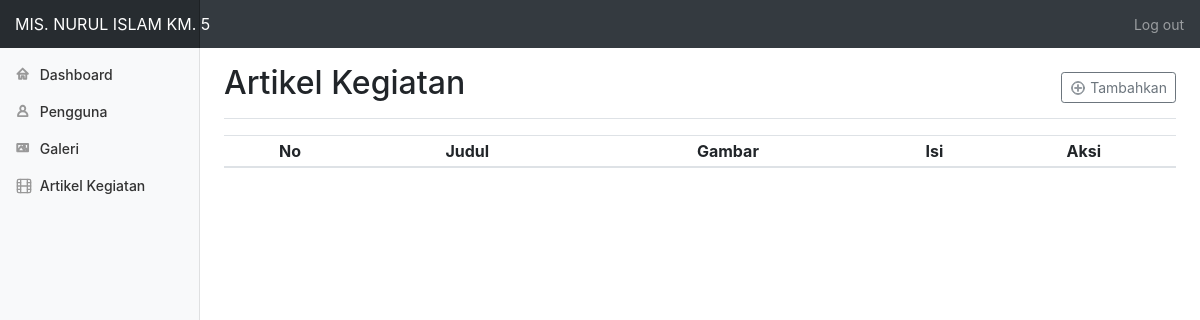
Before: /admin/artikel.php (signed in) with the older database file.
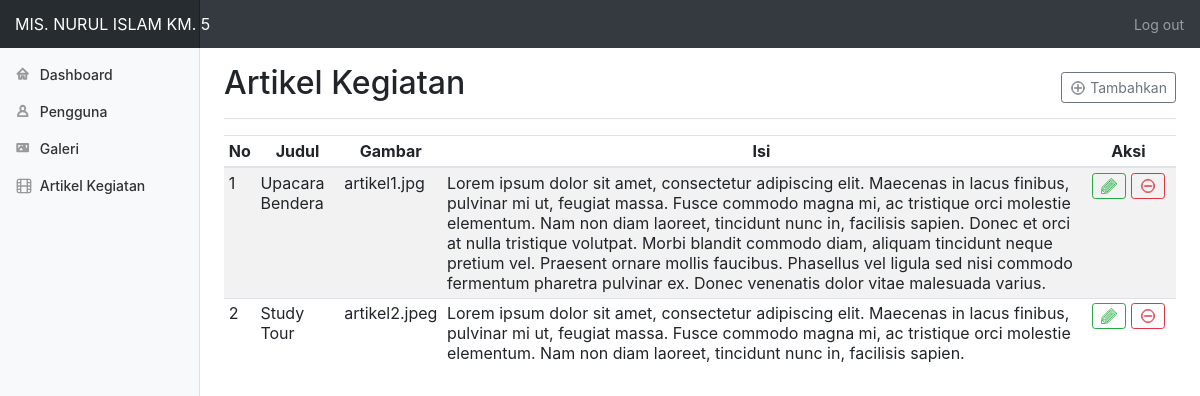
After: the same page with the newer database file.
### tables this page shows
CREATE TABLE `artikel` (
  `id` int(11) NOT NULL,
  `title` varchar(50) NOT NULL,
  `img` varchar(25) NOT NULL,
  `body` text NOT NULL
);

### admin/artikel.php (the view, shortened to what this page needs)
<?php include("header.php") ?>
        <main role="main" class="col-md-9 ml-sm-auto col-lg-10 pt-3 px-4">
          <div class="d-flex justify-content-between flex-wrap flex-md-nowrap align-items-center pb-2 mb-3 border-bottom">
            <h1 class="h2">Artikel Kegiatan</h1>
            <div class="btn-toolbar mb-2 mb-md-0">
              <a class="btn btn-sm btn-outline-secondary" href="artikel-add.php">
                Tambahkan
                </a>
            </div>
          </div>
          <?php
            $query = mysqli_query($conn, "SELECT * FROM artikel");
            $no = 1;
          ?>
          <div class="table-responsive">
            <table class="table table-striped table-sm ">
              <thead>
                <tr>
                  <th class="text-center">No</th>
                  <th class="text-center">Judul</th>
                  <th class="text-center">Gambar</th>
                  <th class="text-center">Isi</th>
                  <th class="text-center">Aksi</th>
                </tr>
              </thead>
              <tbody>
                <?php while($row = mysqli_fetch_array($query)): ?>
                    <tr>
                    <td><?=$no++?></td>
                    <td><?=$row['title']?></td>
                    <td><?=$row['img']?></td>
                    <td><?=$row['body']?></td>
                    <td class="text-center" width="10%">
                    <a class="btn btn-sm btn-outline-success" href="artikel-edit.php?id=<?=$row['id']?>">
                </a>
                    <a class="btn btn-sm btn-outline-danger" onclick="return confirm('Ingin menghapus ?')" href="artikel-hapus.php?id=<?=$row['id']?>">
                </a>
            </td>
                    </tr>
                <?php endwhile ?>
              </tbody>
            </table>
          </div>
        </main>
      </div>
    </div>
</body>
</html>

Changed rows visible on the page:
added artikel: title "Upacara Bendera", img "artikel1.jpg", body "Lorem ipsum dolor sit amet, consectetur adipiscing elit. Maecenas in lacus finibus, pulvinar mi ut, feugiat massa. Fusce commodo magna mi, ac tristique orci molestie elementum. Nam non diam laoreet, tincidunt nunc in, facilisis sapien. Donec et orci at nulla tristique volutpat. Morbi blandit commodo diam, aliquam tincidunt neque pretium vel. Praesent ornare mollis faucibus. Phasellus vel ligula sed nisi commodo fermentum pharetra pulvinar ex. Donec venenatis dolor vitae malesuada varius."
added artikel: title "Study Tour", img "artikel2.jpeg", body "Lorem ipsum dolor sit amet, consectetur adipiscing elit. Maecenas in lacus finibus, pulvinar mi ut, feugiat massa. Fusce commodo magna mi, ac tristique orci molestie elementum. Nam non diam laoreet, tincidunt nunc in, facilisis sapien."
